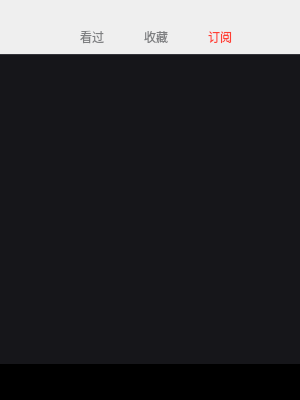
<?xml version="1.0" encoding="UTF-8"?>
<ui version="4.0">
 <class>WatchRecords</class>
 <widget class="QWidget" name="WatchRecords">
  <property name="geometry">
   <rect>
    <x>0</x>
    <y>0</y>
    <width>300</width>
    <height>400</height>
   </rect>
  </property>
  <property name="minimumSize">
   <size>
    <width>300</width>
    <height>400</height>
   </size>
  </property>
  <property name="maximumSize">
   <size>
    <width>300</width>
    <height>400</height>
   </size>
  </property>
  <property name="windowTitle">
   <string>Form</string>
  </property>
  <property name="styleSheet">
   <string notr="true"/>
  </property>
  <layout class="QVBoxLayout" name="verticalLayout">
   <property name="spacing">
    <number>0</number>
   </property>
   <property name="leftMargin">
    <number>0</number>
   </property>
   <property name="topMargin">
    <number>0</number>
   </property>
   <property name="rightMargin">
    <number>0</number>
   </property>
   <property name="bottomMargin">
    <number>0</number>
   </property>
   <item>
    <spacer name="verticalSpacer">
     <property name="orientation">
      <enum>Qt::Vertical</enum>
     </property>
     <property name="sizeType">
      <enum>QSizePolicy::Fixed</enum>
     </property>
     <property name="sizeHint" stdset="0">
      <size>
       <width>20</width>
       <height>20</height>
      </size>
     </property>
    </spacer>
   </item>
   <item>
    <widget class="QTabWidget" name="tabWidget_watch">
     <property name="minimumSize">
      <size>
       <width>300</width>
       <height>380</height>
      </size>
     </property>
     <property name="styleSheet">
      <string notr="true">QTabWidget
{
border: none;
background-color: black;
}

QTabWidget::pane 
{
    border-top: 1px solid rgba(58, 58, 65,0.9);
	background-color: black;
}

QTabWidget::tab-bar 
{
    left: 60px; /* move to the right by 5px */
}

QTabBar::tab 
{
    /*border: 2px solid #C4C4C3;*/
	/*border-bottom-color: #C2C7CB;*/
    border-top-left-radius: 0px;
    border-top-right-radius: 0px;
    min-width: 60px;
	height:30px;
    padding: 2px;	
	font: 75 10pt &quot;Microsoft YaHei UI&quot;;
}

QTabBar::tab:selected, QTabBar::tab:hover 
{
 background-color: transparent;
}

QTabBar::tab:selected 
{
	color: #ff3e33;
	border: 0px solid #9B9B9B;
    border-bottom-color: #C2C7CB; /* same as pane color */
}

QTabBar::tab:!selected 
{
	color: #7e7f81;
    margin-top: 0px; /* make non-selected tabs look smaller */
}


QTabBar::tab:first:selected 
{
    margin-left: 0; /* the first selected tab has nothing to overlap with on the left */
}

QTabBar::tab:last:selected 
{
    margin-right: 0; /* the last selected tab has nothing to overlap with on the right */
}

QTabBar::tab:only-one 
{
    margin: 0; /* if there is only one tab, we don't want overlapping margins */
}</string>
     </property>
     <property name="currentIndex">
      <number>2</number>
     </property>
     <widget class="QWidget" name="tab_watched">
      <attribute name="title">
       <string>看过</string>
      </attribute>
      <layout class="QVBoxLayout" name="verticalLayout_2">
       <property name="spacing">
        <number>0</number>
       </property>
       <property name="leftMargin">
        <number>0</number>
       </property>
       <property name="topMargin">
        <number>0</number>
       </property>
       <property name="rightMargin">
        <number>0</number>
       </property>
       <property name="bottomMargin">
        <number>0</number>
       </property>
       <item>
        <widget class="QListWidget" name="listWidget_watched">
         <property name="styleSheet">
          <string notr="true">QListWidget
{
border: none;
background-color: #16161a;
}

QListWidget::item
{
color: transparent;
margin:0px 0px;
border-radius: 0px;
background-color: transparent;
}

QListWidget::item:selected
{
/*background-color: rgb(255, 233, 192);*/
}

QListWidget::item:hover
{
/*background-color: rgb(255, 233, 192);*/
}</string>
         </property>
         <item>
          <property name="text">
           <string>新建项目</string>
          </property>
         </item>
         <item>
          <property name="text">
           <string>新建项目</string>
          </property>
         </item>
         <item>
          <property name="text">
           <string>新建项目</string>
          </property>
         </item>
         <item>
          <property name="text">
           <string>新建项目</string>
          </property>
         </item>
         <item>
          <property name="text">
           <string>新建项目</string>
          </property>
         </item>
         <item>
          <property name="text">
           <string>新建项目</string>
          </property>
         </item>
         <item>
          <property name="text">
           <string>新建项目</string>
          </property>
         </item>
         <item>
          <property name="text">
           <string>新建项目</string>
          </property>
         </item>
         <item>
          <property name="text">
           <string>新建项目</string>
          </property>
         </item>
         <item>
          <property name="text">
           <string>新建项目</string>
          </property>
         </item>
         <item>
          <property name="text">
           <string>新建项目</string>
          </property>
         </item>
         <item>
          <property name="text">
           <string>新建项目</string>
          </property>
         </item>
         <item>
          <property name="text">
           <string>新建项目</string>
          </property>
         </item>
         <item>
          <property name="text">
           <string>新建项目</string>
          </property>
         </item>
         <item>
          <property name="text">
           <string>新建项目</string>
          </property>
         </item>
        </widget>
       </item>
       <item>
        <widget class="QPushButton" name="pushButton_watched">
         <property name="minimumSize">
          <size>
           <width>0</width>
           <height>36</height>
          </size>
         </property>
         <property name="styleSheet">
          <string notr="true">QPushButton
{
border: none;
font: 400 14px &quot;微软雅黑&quot;;
color: black;
background-color: transparent;
}</string>
         </property>
         <property name="text">
          <string>看过---查看全部20条记录</string>
         </property>
        </widget>
       </item>
      </layout>
     </widget>
     <widget class="QWidget" name="tab_collect">
      <attribute name="title">
       <string>收藏</string>
      </attribute>
      <layout class="QVBoxLayout" name="verticalLayout_3">
       <property name="spacing">
        <number>0</number>
       </property>
       <property name="leftMargin">
        <number>0</number>
       </property>
       <property name="topMargin">
        <number>0</number>
       </property>
       <property name="rightMargin">
        <number>0</number>
       </property>
       <property name="bottomMargin">
        <number>0</number>
       </property>
       <item>
        <widget class="QListWidget" name="listWidget_collect">
         <property name="styleSheet">
          <string notr="true">QListWidget
{
border: none;
background-color: #16161a;
}

QListWidget::item
{
color: transparent;
margin:0px 0px;
border-radius: 0px;
background-color: transparent;
}

QListWidget::item:selected
{
/*background-color: rgb(255, 233, 192);*/
}

QListWidget::item:hover
{
/*background-color: rgb(255, 233, 192);*/
}</string>
         </property>
        </widget>
       </item>
       <item>
        <widget class="QPushButton" name="pushButton_collect">
         <property name="minimumSize">
          <size>
           <width>0</width>
           <height>36</height>
          </size>
         </property>
         <property name="styleSheet">
          <string notr="true">QPushButton
{
border: none;
font: 400 14px &quot;微软雅黑&quot;;
color: black;
background-color: transparent;
}</string>
         </property>
         <property name="text">
          <string>收藏---查看全部20条记录</string>
         </property>
        </widget>
       </item>
      </layout>
     </widget>
     <widget class="QWidget" name="tab_subscrbe">
      <attribute name="title">
       <string>订阅</string>
      </attribute>
      <layout class="QVBoxLayout" name="verticalLayout_4">
       <property name="spacing">
        <number>0</number>
       </property>
       <property name="leftMargin">
        <number>0</number>
       </property>
       <property name="topMargin">
        <number>0</number>
       </property>
       <property name="rightMargin">
        <number>0</number>
       </property>
       <property name="bottomMargin">
        <number>0</number>
       </property>
       <item>
        <widget class="QListWidget" name="listWidget_subscrbe">
         <property name="styleSheet">
          <string notr="true">QListWidget
{
border: none;
background-color: #16161a;
}

QListWidget::item
{
color: transparent;
margin:0px 0px;
border-radius: 0px;
background-color: transparent;
}

QListWidget::item:selected
{
/*background-color: rgb(255, 233, 192);*/
}

QListWidget::item:hover
{
/*background-color: rgb(255, 233, 192);*/
}</string>
         </property>
        </widget>
       </item>
       <item>
        <widget class="QPushButton" name="pushButton_subscribe">
         <property name="minimumSize">
          <size>
           <width>0</width>
           <height>36</height>
          </size>
         </property>
         <property name="styleSheet">
          <string notr="true">QPushButton
{
border: none;
font: 400 14px &quot;微软雅黑&quot;;
color: black;
background-color: transparent;
}</string>
         </property>
         <property name="text">
          <string>订阅---查看全部20条记录</string>
         </property>
        </widget>
       </item>
      </layout>
     </widget>
    </widget>
   </item>
  </layout>
 </widget>
 <resources/>
 <connections/>
</ui>
